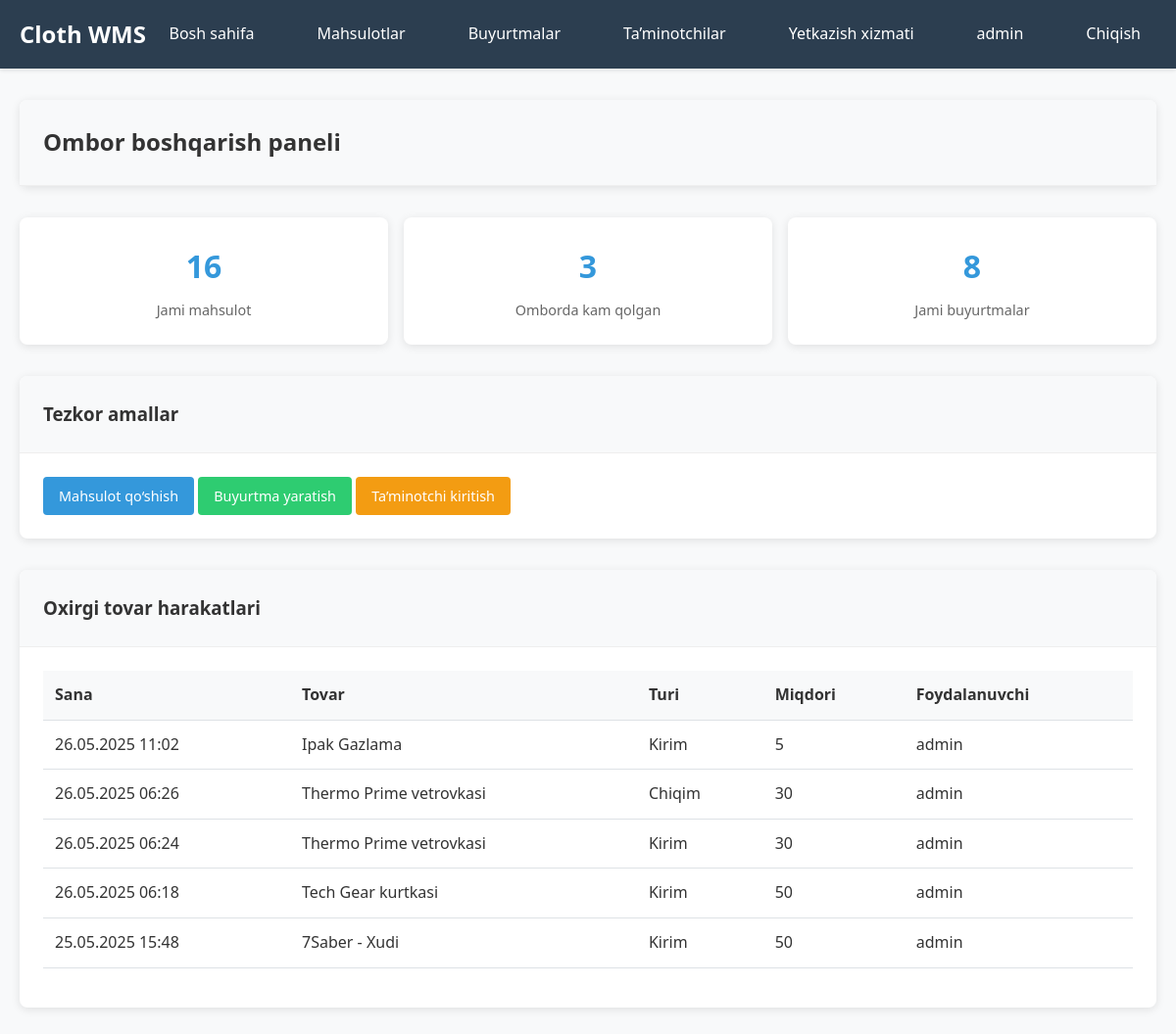
Screenshot of /inventory/ (signed in) with the database file from the repository.
### inventory/models.py (models this page shows, shortened)
class StockMovement(models.Model):
    MOVEMENT_TYPES = [
        ('IN', 'Kirim'),
        ('OUT', 'Chiqim'),
        ('RETURN', 'Qaytma'),
    ]
    product = models.ForeignKey(Product, on_delete=models.CASCADE, verbose_name="Mahsulot")
    movement_type = models.CharField(max_length=10, choices=MOVEMENT_TYPES, verbose_name="Operatsiya turi")
    quantity = models.IntegerField(verbose_name="Miqdori")
    notes = models.TextField(blank=True, verbose_name="Izoh")
    user = models.ForeignKey(User, on_delete=models.CASCADE, verbose_name="Foydalanuvchi")
    created_at = models.DateTimeField(auto_now_add=True)
    class Meta:
        verbose_name = "Mahsulot harakati"
        verbose_name_plural = "Mahsulot harakatlari"

class Product(models.Model):
    SIZES = [
        ('XS', 'XS'),
        ('S', 'S'),
        ('M', 'M'),
        ('L', 'L'),
        ('XL', 'XL'),
        ('XXL', 'XXL'),
        ('3/4', '3/4'),
        ('5/6', '5/6'),
        ('7/8', '7/8'),
        ('9/10', '9/10'),
        ('11/12', '11/12'),
        ('13/14', '13/14'),
        ('2/10', '2/10'),
        ('2/20', '2/20'),
    ]
    name = models.CharField(max_length=200, verbose_name="Mahsulot nomi")
    category = models.ForeignKey(Category, on_delete=models.CASCADE, verbose_name="Kategoriya")
    description = models.TextField(blank=True, verbose_name="Tavsif")
    price = models.DecimalField(max_digits=10, decimal_places=2, verbose_name="Narxi")
    size = models.CharField(max_length=10, choices=SIZES, verbose_name="O‘lcham")
    color = models.CharField(max_length=50, verbose_name="Rangi")
    quantity = models.PositiveIntegerField(default=0, verbose_name="Miqdori")
    sku = models.CharField(max_length=50, unique=True, verbose_name="Artikul")
    created_at = models.DateTimeField(auto_now_add=True)
    updated_at = models.DateTimeField(auto_now=True)
    class Meta:
        verbose_name = "Tovar"
        verbose_name_plural = "Tovarlar"

### inventory/views.py (the view)
# urls.py: path('', views.dashboard, name='dashboard'),
@login_required
def dashboard(request):
    total_products = Product.objects.count()
    low_stock_products = Product.objects.filter(quantity__lt=10).count()
    total_orders = Order.objects.count()
    recent_movements = StockMovement.objects.select_related('product', 'user').order_by('-created_at')[:5]
    context = {
        'total_products': total_products,
        'low_stock_products': low_stock_products,
        'total_orders': total_orders,
        'recent_movements': recent_movements,
    }
    return render(request, 'inventory/dashboard.html', context)

### templates/inventory/dashboard.html (shortened to what this page needs)
{% extends 'base.html' %}
{% block content %}
<div class="card">
    <div class="card-header">
        <h2>Ombor boshqarish paneli</h2>
    </div>
</div>
<div class="stats-grid">
    <div class="stat-card">
        <div class="stat-number">{{ total_products }}</div>
        <div class="stat-label">Jami mahsulot</div>
    </div>
    <div class="stat-card">
        <div class="stat-number">{{ low_stock_products }}</div>
        <div class="stat-label">Omborda kam qolgan</div>
    </div>
    <div class="stat-card">
        <div class="stat-number">{{ total_orders }}</div>
        <div class="stat-label">Jami buyurtmalar</div>
    </div>
</div>
<div class="card">
    <div class="card-header">
        <h3>Tezkor amallar</h3>
    </div>
    <div class="card-body">
        <a href="{% url 'inventory:product_create' %}" class="btn btn-primary">Mahsulot qo‘shish</a>
        <a href="{% url 'orders:order_create' %}" class="btn btn-success">Buyurtma yaratish</a>
        <a href="{% url 'orders:customer_create' %}" class="btn btn-warning">Ta’minotchi kiritish</a>
    </div>
</div>
<div class="card">
    <div class="card-header">
        <h3>Oxirgi tovar harakatlari</h3>
    </div>
    <div class="card-body">
        {% if recent_movements %}
            <table class="table">
                <thead>
                    <tr>
                        <th>Sana</th>
                        <th>Tovar</th>
                        <th>Turi</th>
                        <th>Miqdori</th>
                        <th>Foydalanuvchi</th>
                    </tr>
                </thead>
                <tbody>
                    {% for movement in recent_movements %}
                    <tr>
                        <td>{{ movement.created_at|date:"d.m.Y H:i" }}</td>
                        <td>{{ movement.product.name }}</td>
                        <td>{{ movement.get_movement_type_display }}</td>
                        <td>{{ movement.quantity }}</td>
                        <td>{{ movement.user.username }}</td>
                    </tr>
                    {% endfor %}
                </tbody>
            </table>
        {% else %}
            <p>Harakatlar topilmadi</p>
        {% endif %}
    </div>
</div>
{% endblock %}

### templates/base.html (shortened to what this page needs)
<!DOCTYPE html>
<html lang="uz">
<head>
</head>
<body>
    <nav class="navbar">
        <div class="nav-container">
            <a href="{% url 'inventory:dashboard' %}" class="nav-brand">Cloth WMS</a>
            {% if user.is_authenticated %}
                <ul class="nav-links">
                    <li><a href="{% url 'inventory:dashboard' %}">Bosh sahifa</a></li>
                    <li><a href="{% url 'inventory:product_list' %}">Mahsulotlar</a></li>
                    <li><a href="{% url 'orders:order_list' %}">Buyurtmalar</a></li>
                    <li><a href="{% url 'orders:customer_list' %}">Ta’minotchilar</a></li>
                    <li><a href="{% url 'orders:delivery_list' %}">Yetkazish xizmati</a></li>
                    <li><a href="{% url 'accounts:profile' %}">{{ user.username }}</a></li>
                    <li><a href="{% url 'accounts:logout' %}">Chiqish</a></li>
                </ul>
            {% else %}
                <ul class="nav-links">
                    <li><a href="{% url 'accounts:login' %}">Kirish</a></li>
                    <li><a href="{% url 'accounts:register' %}">Ro‘yxatga olish</a></li>
                </ul>
            {% endif %}
        </div>
    </nav>
    <div class="container">
        {% block content %}
        {% endblock %}
    </div>
</body>
</html>

### templates/base.html (style rules this page uses)
* { margin: 0; padding: 0; box-sizing: border-box; }
body { font-family: 'Segoe UI', Tahoma, Geneva, Verdana, sans-serif; background-color: #f8f9fa; color: #333; line-height: 1.6; }
.navbar { background-color: #2c3e50; padding: 1rem 0; box-shadow: 0 2px 4px rgba(0,0,0,0.1); }
.nav-container { max-width: 1200px; margin: 0 auto; padding: 0 20px; display: flex; justify-content: space-between; align-items: center; }
.nav-brand { color: white; font-size: 1.5rem; font-weight: bold; text-decoration: none; }
.nav-links { display: flex; list-style: none; gap: 2rem; }
.nav-links a { color: white; text-decoration: none; padding: 0.5rem 1rem; border-radius: 4px; transition: background-color 0.3s; }
.container { max-width: 1200px; margin: 2rem auto; padding: 0 20px; }
.card { background: white; border-radius: 8px; box-shadow: 0 2px 10px rgba(0,0,0,0.1); margin-bottom: 2rem; }
.card-header { padding: 1.5rem; border-bottom: 1px solid #eee; background-color: #f8f9fa; border-radius: 8px 8px 0 0; }
.card-body { padding: 1.5rem; }
.btn { display: inline-block; padding: 0.5rem 1rem; border: none; border-radius: 4px; text-decoration: none; cursor: pointer; font-size: 0.9rem; transition: all 0.3s; }
.btn-primary { background-color: #3498db; color: white; }
.btn-success { background-color: #2ecc71; color: white; }
.btn-warning { background-color: #f39c12; color: white; }
.table { width: 100%; border-collapse: collapse; margin-bottom: 1rem; }
.table th, .table td { padding: 0.75rem; text-align: left; border-bottom: 1px solid #dee2e6; }
.table th { background-color: #f8f9fa; font-weight: 600; }
.stats-grid { display: grid; grid-template-columns: repeat(auto-fit, minmax(250px, 1fr)); gap: 1rem; margin-bottom: 2rem; }
.stat-card { background: white; padding: 1.5rem; border-radius: 8px; box-shadow: 0 2px 10px rgba(0,0,0,0.1); text-align: center; }
.stat-number { font-size: 2rem; font-weight: bold; color: #3498db; margin-bottom: 0.5rem; }
.stat-label { color: #666; font-size: 0.9rem; }

### rows the page displays
StockMovement: created_at "26.05.2025 11:02", product.name "Ipak Gazlama", movement_type "Kirim", quantity "5", user.username "admin"
StockMovement: created_at "26.05.2025 06:26", product.name "Thermo Prime vetrovkasi", movement_type "Chiqim", quantity "30", user.username "admin"
StockMovement: created_at "26.05.2025 06:24", product.name "Thermo Prime vetrovkasi", movement_type "Kirim", quantity "30", user.username "admin"
StockMovement: created_at "26.05.2025 06:18", product.name "Tech Gear kurtkasi", movement_type "Kirim", quantity "50", user.username "admin"
StockMovement: created_at "25.05.2025 15:48", product.name "7Saber - Xudi", movement_type "Kirim", quantity "50", user.username "admin"

### other values shown
{{ user.username }} "admin"
{{ total_products }} "16"
{{ low_stock_products }} "3"
{{ total_orders }} "8"
